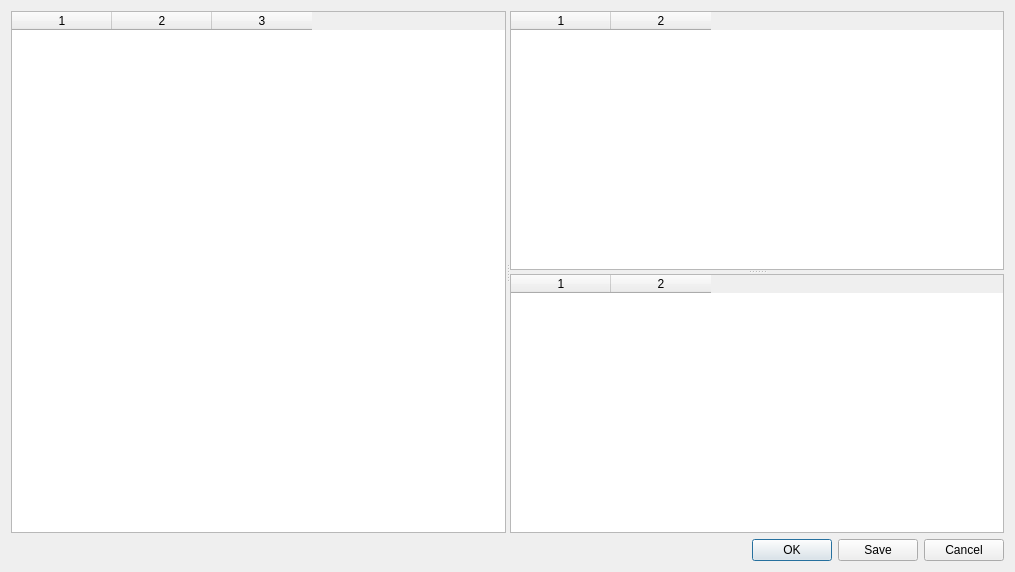
<?xml version="1.0" encoding="UTF-8"?>
<ui version="4.0">
 <class>Verification</class>
 <widget class="QDialog" name="Verification">
  <property name="geometry">
   <rect>
    <x>0</x>
    <y>0</y>
    <width>1015</width>
    <height>572</height>
   </rect>
  </property>
  <property name="windowTitle">
   <string>Verification</string>
  </property>
  <layout class="QVBoxLayout" name="verticalLayout">
   <item>
    <widget class="QSplitter" name="splitter_2">
     <property name="orientation">
      <enum>Qt::Horizontal</enum>
     </property>
     <widget class="QTableWidget" name="verificationParameterTableWidget">
      <property name="editTriggers">
       <set>QAbstractItemView::AnyKeyPressed|QAbstractItemView::DoubleClicked|QAbstractItemView::EditKeyPressed</set>
      </property>
      <property name="alternatingRowColors">
       <bool>true</bool>
      </property>
      <property name="selectionBehavior">
       <enum>QAbstractItemView::SelectRows</enum>
      </property>
      <property name="columnCount">
       <number>3</number>
      </property>
      <attribute name="horizontalHeaderStretchLastSection">
       <bool>false</bool>
      </attribute>
      <attribute name="verticalHeaderShowSortIndicator" stdset="0">
       <bool>false</bool>
      </attribute>
      <attribute name="verticalHeaderStretchLastSection">
       <bool>false</bool>
      </attribute>
      <column/>
      <column/>
      <column/>
     </widget>
     <widget class="QSplitter" name="splitter">
      <property name="orientation">
       <enum>Qt::Vertical</enum>
      </property>
      <widget class="QTableWidget" name="diagnosisTableWidget">
       <property name="alternatingRowColors">
        <bool>true</bool>
       </property>
       <property name="selectionBehavior">
        <enum>QAbstractItemView::SelectRows</enum>
       </property>
       <property name="columnCount">
        <number>2</number>
       </property>
       <column/>
       <column/>
      </widget>
      <widget class="QTableWidget" name="unknownParameterTableWidget">
       <property name="alternatingRowColors">
        <bool>true</bool>
       </property>
       <property name="selectionBehavior">
        <enum>QAbstractItemView::SelectRows</enum>
       </property>
       <property name="columnCount">
        <number>2</number>
       </property>
       <column/>
       <column/>
      </widget>
     </widget>
    </widget>
   </item>
   <item>
    <widget class="QDialogButtonBox" name="dialogButtonBox">
     <property name="standardButtons">
      <set>QDialogButtonBox::Cancel|QDialogButtonBox::Ok|QDialogButtonBox::Save</set>
     </property>
    </widget>
   </item>
  </layout>
 </widget>
 <resources/>
 <connections/>
</ui>
